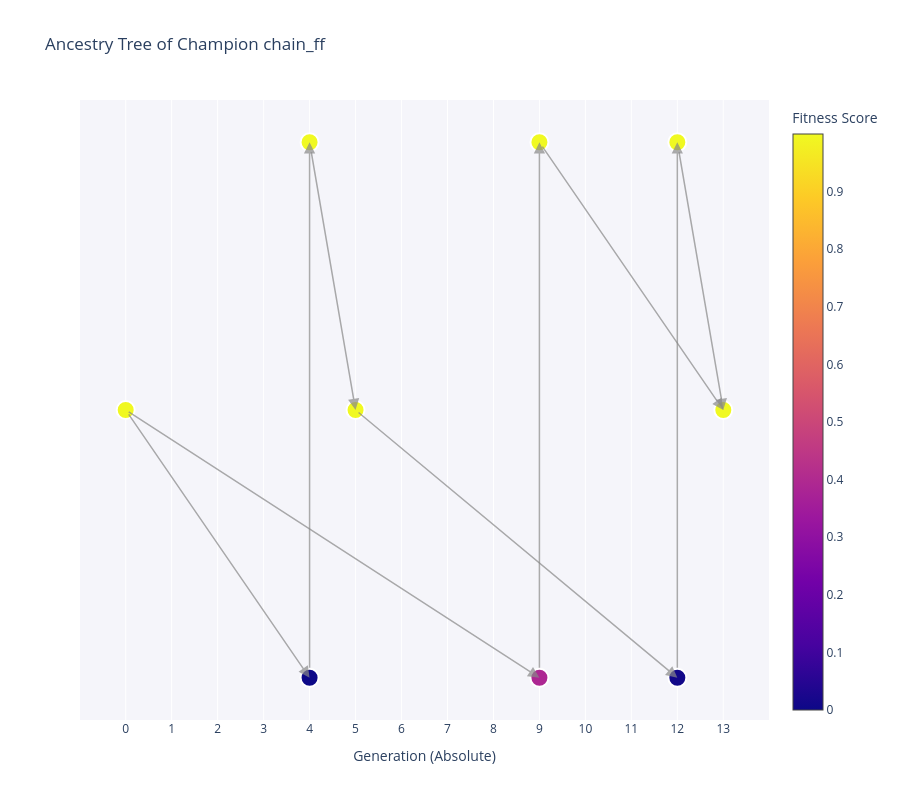

Notebook code for this chart:
### Code cell
# %% [markdown]
# ## 7. The Full Genetic Tree (Directed Acyclic Graph)
# Traces the lineage of the absolute best prompt chain back to Generation 0. 
# Left-to-Right layout by Generation, with arrows showing genetic flow.

# %%
import os
import json
import networkx as nx
import plotly.graph_objects as go
from Genetic_algorithm_processes.Data.lineage_scoring import LineageScorer

# 1. Load the ID Mapping
id_to_chain_path = os.path.join(RUN_DIR, "id_to_promptchain.json")
with open(id_to_chain_path, "r") as f:
    id_to_chain = json.load(f)

# 2. Dynamically calculate Lineage Scores
print("Calculating dynamic lineage scores...")
scorer = LineageScorer(
    heritage_data=heritage_db,
    id_to_chain=id_to_chain,
    use_embeddings=False, 
    verbose=False
)
lineage_scores = scorer.compute_all_lineage_scores()

# 3. Find the ultimate champion chain
best_chain_id = df.loc[df['fitness'].idxmax()]['chain_id']
print(f"Ultimate Champion: {best_chain_id}")

# 4. Build the Directed Acyclic Graph (DAG)
G = nx.DiGraph()

def trace_lineage(chain_id, depth=0):
    if depth > 50: return 
    if chain_id not in heritage_db: return
    
    record = heritage_db[chain_id]
    
    # Extract data
    gen = min(record.get("generation", [0])) 
    fit = record.get("fitness", 0.0)
    lin = lineage_scores.get(chain_id, 0.0)
    
    G.add_node(chain_id, fitness=fit, lineage=lin, gen=gen)
    
    for p in record.get("parents", []):
        # Directed Edge: Parent -> Child
        G.add_edge(p, chain_id)
        trace_lineage(p, depth + 1)

trace_lineage(best_chain_id)

if len(G.nodes) > 0:
    # 🚨 FIX: Manually assign X (Generation) and Y (Spacing) coordinates
    pos = {}
    
    # Group nodes by generation to space them vertically
    gen_groups = {}
    for n, d in G.nodes(data=True):
        g = d['gen']
        if g not in gen_groups:
            gen_groups[g] = []
        gen_groups[g].append(n)
        
    for g, nodes in gen_groups.items():
        # Sort nodes in each generation by fitness for cleaner layout
        nodes.sort(key=lambda x: G.nodes[x]['fitness'], reverse=True)
        # Space them evenly on the Y axis
        y_spacing = 1.0 / (len(nodes) + 1)
        for i, n in enumerate(nodes):
            pos[n] = (g, 1.0 - (y_spacing * (i + 1)))

    node_x = [pos[n][0] for n in G.nodes()]
    node_y = [pos[n][1] for n in G.nodes()]

    fig = go.Figure()
    
    # 🚨 FIX: Draw Lines WITH ARROWS using Annotations
    annotations = []
    for edge in G.edges():
        x0, y0 = pos[edge[0]] # Parent
        x1, y1 = pos[edge[1]] # Child
        
        # Add an annotation to create the arrow
        annotations.append(
            dict(
                ax=x0, ay=y0, axref='x', ayref='y',
                x=x1, y=y1, xref='x', yref='y',
                showarrow=True,
                arrowhead=2,
                arrowsize=1.5,
                arrowwidth=1.5,
                arrowcolor='#888',
                opacity=0.7
            )
        )
    
    # Draw Nodes
    fitness_vals = [G.nodes[n]['fitness'] for n in G.nodes()]
    hover_texts = [
        f"<b>Chain ID:</b> {n[:12]}...<br>"
        f"<b>Born in Gen:</b> {G.nodes[n]['gen']}<br>"
        f"<b>Fitness:</b> {G.nodes[n]['fitness']:.4f}<br>"
        f"<b>Lineage Score:</b> {G.nodes[n]['lineage']:.4f}" 
        for n in G.nodes()
    ]
    
    fig.add_trace(go.Scatter(
        x=node_x, y=node_y, mode='markers',
        marker=dict(
            showscale=True, colorscale='Plasma', size=18, 
            color=fitness_vals, colorbar=dict(title="Fitness Score"),
            line=dict(width=2, color='white')
        ),
        text=hover_texts, hoverinfo='text'
    ))
    
    fig.update_layout(
        title=f"Ancestry Tree of Champion {best_chain_id[:8]}", 
        showlegend=False, 
        annotations=annotations, # Inject the arrows
        xaxis=dict(
            title="Generation (Absolute)", 
            showgrid=True, 
            zeroline=False, 
            tickmode='linear',
            dtick=1 # Force ticks at every integer generation
        ), 
        yaxis=dict(showgrid=False, zeroline=False, showticklabels=False),
        plot_bgcolor='rgba(245,245,250,1)',
        height=800
    )
    fig.show()
else:
    print("Could not build genetic tree.")

### Figure 1 — Plotly figure (JSON) as saved in the notebook; plotly's stock layout.template omitted (floating-point values rounded to 4 significant figures)
{"data": [{"hoverinfo": "text", "marker": {"color": [0.9998, 0.9997, 0.01062, 0.9996, 0.9996, 0, 0.9982, 0.9991, 0.389], "colorbar": {"title": {"text": "Fitness Score"}}, "colorscale": [[0, "#0d0887"], [0.1111, "#46039f"], [0.2222, "#7201a8"], [0.3333, "#9c179e"], [0.4444, "#bd3786"], [0.5556, "#d8576b"], [0.6667, "#ed7953"], [0.7778, "#fb9f3a"], [0.8889, "#fdca26"], [1, "#f0f921"]], "line": {"color": "white", "width": 2}, "showscale": true, "size": 18}, "mode": "markers", "text": ["<b>Chain ID:</b> chain_ffb39c...<br><b>Born in Gen:</b> 13<br><b>Fitness:</b> 0.9998<br><b>Lineage Score:</b> 0.0000", "<b>Chain ID:</b> chain_abf13d...<br><b>Born in Gen:</b> 12<br><b>Fitness:</b> 0.9997<br><b>Lineage Score:</b> 0.0000", "<b>Chain ID:</b> chain_b75156...<br><b>Born in Gen:</b> 12<br><b>Fitness:</b> 0.0106<br><b>Lineage Score:</b> 0.0000", "<b>Chain ID:</b> chain_26598f...<br><b>Born in Gen:</b> 5<br><b>Fitness:</b> 0.9996<br><b>Lineage Score:</b> 0.0000", "<b>Chain ID:</b> chain_cb94f7...<br><b>Born in Gen:</b> 4<br><b>Fitness:</b> 0.9996<br><b>Lineage Score:</b> 0.0000", "<b>Chain ID:</b> chain_1cb1a5...<br><b>Born in Gen:</b> 4<br><b>Fitness:</b> 0.0000<br><b>Lineage Score:</b> 0.0000", "<b>Chain ID:</b> chain_e22a58...<br><b>Born in Gen:</b> 0<br><b>Fitness:</b> 0.9982<br><b>Lineage Score:</b> 0.0000", "<b>Chain ID:</b> chain_e9d623...<br><b>Born in Gen:</b> 9<br><b>Fitness:</b> 0.9991<br><b>Lineage Score:</b> 0.0000", "<b>Chain ID:</b> chain_57bae9...<br><b>Born in Gen:</b> 9<br><b>Fitness:</b> 0.3890<br><b>Lineage Score:</b> 0.0000"], "type": "scatter", "x": [13, 12, 12, 5, 4, 4, 0, 9, 9], "y": [0.5, 0.6667, 0.3333, 0.5, 0.6667, 0.3333, 0.5, 0.6667, 0.3333]}], "layout": {"annotations": [{"arrowcolor": "#888", "arrowhead": 2, "arrowsize": 1.5, "arrowwidth": 1.5, "ax": 12, "axref": "x", "ay": 0.6667, "ayref": "y", "opacity": 0.7, "showarrow": true, "x": 13, "xref": "x", "y": 0.5, "yref": "y"}, {"arrowcolor": "#888", "arrowhead": 2, "arrowsize": 1.5, "arrowwidth": 1.5, "ax": 12, "axref": "x", "ay": 0.3333, "ayref": "y", "opacity": 0.7, "showarrow": true, "x": 12, "xref": "x", "y": 0.6667, "yref": "y"}, {"arrowcolor": "#888", "arrowhead": 2, "arrowsize": 1.5, "arrowwidth": 1.5, "ax": 5, "axref": "x", "ay": 0.5, "ayref": "y", "opacity": 0.7, "showarrow": true, "x": 12, "xref": "x", "y": 0.3333, "yref": "y"}, {"arrowcolor": "#888", "arrowhead": 2, "arrowsize": 1.5, "arrowwidth": 1.5, "ax": 4, "axref": "x", "ay": 0.6667, "ayref": "y", "opacity": 0.7, "showarrow": true, "x": 5, "xref": "x", "y": 0.5, "yref": "y"}, {"arrowcolor": "#888", "arrowhead": 2, "arrowsize": 1.5, "arrowwidth": 1.5, "ax": 4, "axref": "x", "ay": 0.3333, "ayref": "y", "opacity": 0.7, "showarrow": true, "x": 4, "xref": "x", "y": 0.6667, "yref": "y"}, {"arrowcolor": "#888", "arrowhead": 2, "arrowsize": 1.5, "arrowwidth": 1.5, "ax": 0, "axref": "x", "ay": 0.5, "ayref": "y", "opacity": 0.7, "showarrow": true, "x": 4, "xref": "x", "y": 0.3333, "yref": "y"}, {"arrowcolor": "#888", "arrowhead": 2, "arrowsize": 1.5, "arrowwidth": 1.5, "ax": 0, "axref": "x", "ay": 0.5, "ayref": "y", "opacity": 0.7, "showarrow": true, "x": 9, "xref": "x", "y": 0.3333, "yref": "y"}, {"arrowcolor": "#888", "arrowhead": 2, "arrowsize": 1.5, "arrowwidth": 1.5, "ax": 9, "axref": "x", "ay": 0.6667, "ayref": "y", "opacity": 0.7, "showarrow": true, "x": 13, "xref": "x", "y": 0.5, "yref": "y"}, {"arrowcolor": "#888", "arrowhead": 2, "arrowsize": 1.5, "arrowwidth": 1.5, "ax": 9, "axref": "x", "ay": 0.3333, "ayref": "y", "opacity": 0.7, "showarrow": true, "x": 9, "xref": "x", "y": 0.6667, "yref": "y"}], "height": 800, "plot_bgcolor": "rgba(245,245,250,1)", "showlegend": false, "title": {"text": "Ancestry Tree of Champion chain_ff"}, "xaxis": {"dtick": 1, "showgrid": true, "tickmode": "linear", "title": {"text": "Generation (Absolute)"}, "zeroline": false}, "yaxis": {"showgrid": false, "showticklabels": false, "zeroline": false}}}
